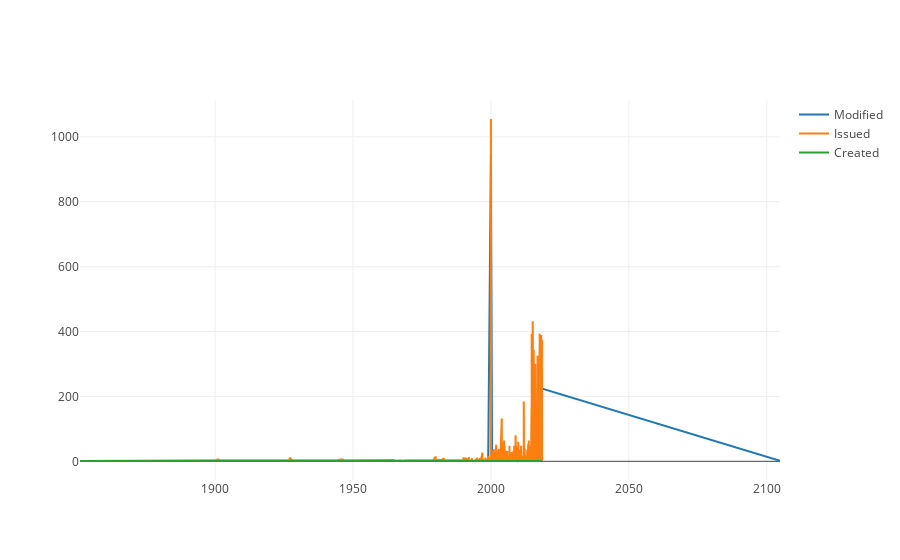

The cell this chart's notebook holds for it:
### Code cell
mod_plot = [go.Scatter( x=modified.sort_values(by=['date']).date, y=modified.sort_values(by=['date']).counts, name="Modified"),
           go.Scatter( x=issued.sort_values(by=['date']).date, y=issued.sort_values(by=['date']).counts, name="Issued"),
           go.Scatter( x=created.sort_values(by=['date']).date, y=created.sort_values(by=['date']).counts, name="Created")]
iplot(mod_plot)

### Figure 1 — Plotly figure (JSON) as saved in the notebook; plotly's stock layout.template omitted (floating-point values rounded to 4 significant figures; data arrays with more than 128 entries replaced by an {"elided": "..."} marker saying what was removed)
{"data": [{"name": "Modified", "type": "scatter", "uid": "b5156546-83bc-11e8-b497-784f437c6733", "x": {"elided": "534 str values"}, "y": {"elided": "534 int values"}}, {"name": "Issued", "type": "scatter", "uid": "b515680c-83bc-11e8-82e6-784f437c6733", "x": {"elided": "1485 str values"}, "y": {"elided": "1485 int values"}}, {"name": "Created", "type": "scatter", "uid": "b5156a46-83bc-11e8-8793-784f437c6733", "x": {"elided": "23299 str values"}, "y": {"elided": "23299 int values"}}], "layout": {}}
